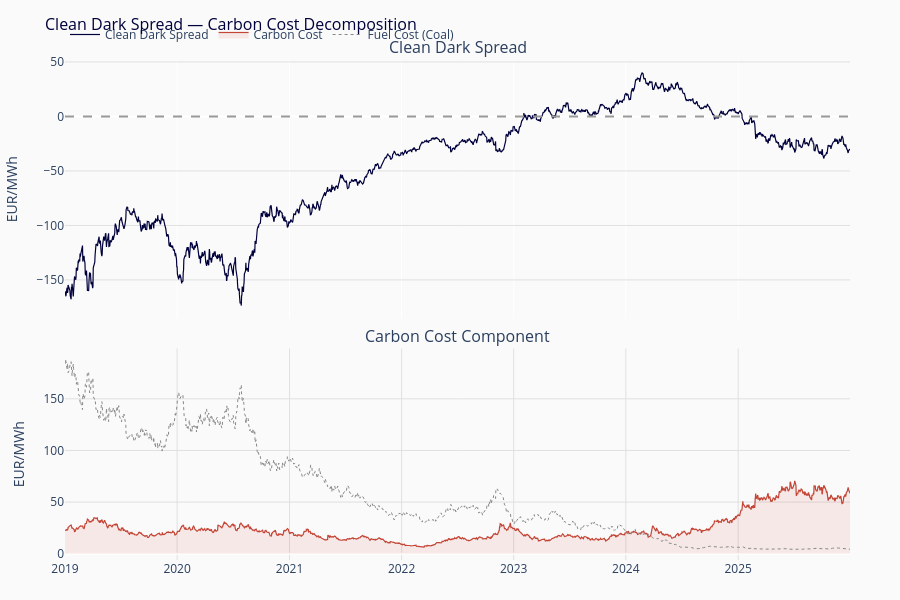

Notebook cell for this chart:
### Markdown cell above
## 3. Clean Dark Spread

The clean dark spread (CDS) is the coal-plant analogue:

$$\text{CDS} = P_{\text{power}} - \frac{P_{\text{coal}}}{\eta_{\text{coal}}} -
P_{\text{carbon}} \times \text{EF}_{\text{coal}}$$

Coal plants operate at lower thermal efficiency ($\eta = 0.38$, roughly 38%)
and emit approximately 2.4 times the CO2 per MWh (emission factor 0.90 tCO2/MWh
for hard coal). The carbon cost component is therefore structurally larger for
coal, at €80/t carbon, the coal carbon cost is €72/MWh versus €30/MWh for gas.

The carbon cost decomposition below separates the spread into its fuel and
carbon components, revealing the growing dominance of carbon in the total cost
structure.

### Code cell
from energy_cross_commodity.spreads.dark_spread import compute_dark_spread

result_dark = compute_dark_spread(
    power=prices_pivot['DE_POWER'].values,
    coal=prices_pivot['API2'].values,
    carbon=prices_pivot['EUA'].values,
    efficiency=0.38,
    emission_factor=0.90,
)

df_dark = pd.DataFrame({
    'date': dates, 'cds': result_dark.cds,
    'fuel_cost': result_dark.fuel_cost, 'carbon_cost': result_dark.carbon_cost,
})

fig = make_subplots(rows=2, cols=1, shared_xaxes=True,
    vertical_spacing=0.06, subplot_titles=('Clean Dark Spread', 'Carbon Cost Component'),
    row_heights=[0.55, 0.45])

fig.add_trace(go.Scatter(
    x=df_dark['date'], y=df_dark['cds'], mode='lines',
    name='Clean Dark Spread', line=dict(color=NAVY, width=1.2),
), row=1, col=1)
fig.add_hline(y=0, line_dash='dash', line_color='#999999', row=1, col=1)

fig.add_trace(go.Scatter(
    x=df_dark['date'], y=df_dark['carbon_cost'], mode='lines',
    name='Carbon Cost', line=dict(color=RED, width=1.2),
    fill='tozeroy', fillcolor='rgba(196, 69, 54, 0.1)',
), row=2, col=1)
fig.add_trace(go.Scatter(
    x=df_dark['date'], y=df_dark['fuel_cost'], mode='lines',
    name='Fuel Cost (Coal)', line=dict(color='#888888', width=1.0, dash='dot'),
), row=2, col=1)

fig.update_layout(
    title=dict(text='Clean Dark Spread — Carbon Cost Decomposition', font=dict(color=NAVY, size=16)),
    plot_bgcolor=OFFWHITE, paper_bgcolor=OFFWHITE,
    height=600, margin=dict(l=50, r=50, t=60, b=40),
    hovermode='x unified', showlegend=True, legend=dict(orientation='h', y=1.08),
)
fig.update_xaxes(gridcolor='#E0E0E0', row=2, col=1)
fig.update_yaxes(title='EUR/MWh', gridcolor='#E0E0E0', row=1, col=1)
fig.update_yaxes(title='EUR/MWh', gridcolor='#E0E0E0', row=2, col=1)
fig.show()

print(f'CDS range: {df_dark.cds.min():.1f} to {df_dark.cds.max():.1f} EUR/MWh')
print(f'Carbon cost share of total cost: {(df_dark.carbon_cost / (df_dark.fuel_cost + df_dark.carbon_cost)).mean():.1%}')

### Figure 1 — Plotly figure (JSON) as saved in the notebook; plotly's stock layout.template omitted (floating-point values rounded to 4 significant figures; data arrays with more than 128 entries replaced by an {"elided": "..."} marker saying what was removed)
{"data": [{"line": {"color": "#00003C", "width": 1.2}, "mode": "lines", "name": "Clean Dark Spread", "type": "scatter", "x": {"elided": "1827 str values"}, "xaxis": "x", "y": {"elided": "1827 float values"}, "yaxis": "y"}, {"fill": "tozeroy", "fillcolor": "rgba(196, 69, 54, 0.1)", "line": {"color": "#C44536", "width": 1.2}, "mode": "lines", "name": "Carbon Cost", "type": "scatter", "x": {"elided": "1827 str values"}, "xaxis": "x2", "y": {"elided": "1827 float values"}, "yaxis": "y2"}, {"line": {"color": "#888888", "dash": "dot", "width": 1.0}, "mode": "lines", "name": "Fuel Cost (Coal)", "type": "scatter", "x": {"elided": "1827 str values"}, "xaxis": "x2", "y": {"elided": "1827 float values"}, "yaxis": "y2"}], "layout": {"annotations": [{"font": {"size": 16}, "showarrow": false, "text": "Clean Dark Spread", "x": 0.5, "xanchor": "center", "xref": "paper", "y": 1.0, "yanchor": "bottom", "yref": "paper"}, {"font": {"size": 16}, "showarrow": false, "text": "Carbon Cost Component", "x": 0.5, "xanchor": "center", "xref": "paper", "y": 0.423, "yanchor": "bottom", "yref": "paper"}], "height": 600, "hovermode": "x unified", "legend": {"orientation": "h", "y": 1.08}, "margin": {"b": 40, "l": 50, "r": 50, "t": 60}, "paper_bgcolor": "#FAFAFA", "plot_bgcolor": "#FAFAFA", "shapes": [{"line": {"color": "#999999", "dash": "dash"}, "type": "line", "x0": 0, "x1": 1, "xref": "x domain", "y0": 0, "y1": 0, "yref": "y"}], "showlegend": true, "title": {"font": {"color": "#00003C", "size": 16}, "text": "Clean Dark Spread — Carbon Cost Decomposition"}, "xaxis": {"anchor": "y", "domain": [0.0, 1.0], "matches": "x2", "showticklabels": false}, "xaxis2": {"anchor": "y2", "domain": [0.0, 1.0], "gridcolor": "#E0E0E0"}, "yaxis": {"anchor": "x", "domain": [0.483, 1.0], "gridcolor": "#E0E0E0", "title": {"text": "EUR/MWh"}}, "yaxis2": {"anchor": "x2", "domain": [0.0, 0.423], "gridcolor": "#E0E0E0", "title": {"text": "EUR/MWh"}}}}
